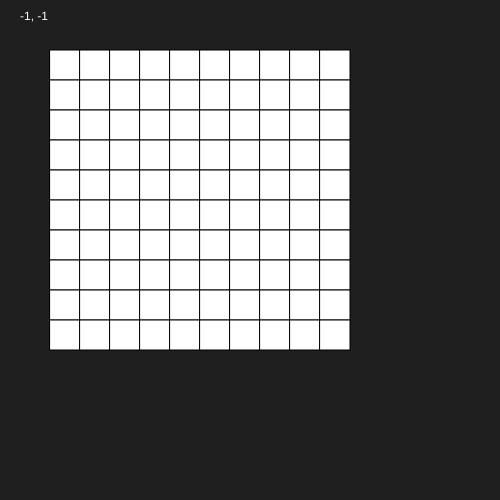
Frame 1 (no input)
Frame 60 (no input): identical to frame 1, image omitted
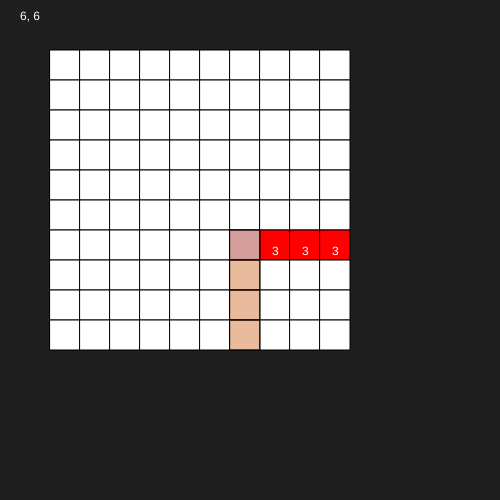
Frame 120 (the mouse pressed at the canvas centre since frame 60)

The p5.js sketch that drew these frames (run headless with seeded random() and noise() and a simulated clock; from frame 60 on, the mouse is pressed at the canvas centre):

// p5.js sketch
// ── sketch.js
var tile = [];
var size;
var tile;
var offset;
var turn;
var orientation;

function setup() {

    createCanvas(500, 500);
    size = 10;
    tile = [];
    offset = 50;
    turn = 1;
    orientation = 0;

    for (var i = 0; i < size; i++) {
        tile[i] = [];
        for (var j = 0; j < size; j++) {
            tile[i][j] = 0;
        }
    }
}

function draw() {

    background(31);
    for (var i = 0; i < tile.length; i++) {
        for (var j = 0; j < tile[0].length; j++) {

            updateColor(i, j);
            rect(30 * i + offset, 30 * j + offset, 30, 30);
            fill('#FFFFFF');
            text(abs(tile[i][j]), 30 * i + offset + 12, 30 * j + offset + 25);

        }
    }

    printShadow();
    fill(255);
    text(mapMouseX() + ", " + mapMouseY(), 20, 20);
}

function updateColor(i, j) {

    if      (tile[i][j] == 0) fill('#FFFFFF');
    else if (tile[i][j] > 0)  fill('#FF0000');
    else if (tile[i][j] < 0)  fill('#0000FF');

}

function mapMouseX() {

    var tileX = int(map(mouseX, offset, 30 * size + offset, 0, size));
    return tileX;//clamp(tileX, 0, 9);

}

function mapMouseY() {

    var tileY = int(map(mouseY, offset, 30 * size + offset, 0, size));
    return tileY;//clamp(tileY, 0, 9);

}

function clamp(value, min, max){

    if (value < min) value = min;
    else if (value > max) value = max;

    return value;

}

function mousePressed() {

    var tileX = mapMouseX();
    var tileY = mapMouseY();
    var increment = -3;

    if(turn) increment = 3;
    turn = !turn;

    if (tileX >= 0 && tileY >= 0 && tileX < size && tileY < size &&
        tile[tileX][tileY] == 0) {

        if     (orientation == 0){
            for (var i = tileX + 1; i < tile.length && i <= tileX + 5; i++)
                tile[i][tileY] += increment;
        }

        else if(orientation == 1){
            for (var j = tileY + 1; j < tile[0].length && j <= tileY + 5; j++)
                tile[tileX][j] += increment;
        }

        else if(orientation == 2){
            for (var i = tileX - 1; i >= 0 && i >= tileX - 5; i--)
                tile[i][tileY] += increment;

        }

        else if(orientation == 3){
            for (var j = tileY - 1; j >= 0 && j >= tileY - 5; j--)
                tile[tileX][j] += increment;
        }

    }
    orientation++;
    if(orientation > 3) orientation = 0;
}

function printShadow(){

    var tileX = mapMouseX();
    var tileY = mapMouseY();

    if (tileX >= 0 && tileY >= 0 && tileX < size && tileY < size) {

        fill(167, 49, 43, 120);
        rect(30 * tileX + offset, 30 * tileY + offset, 30, 30);
        fill(208, 108, 46, 120);

        if     (orientation == 0){
            for (var i = tileX + 1; i < tile.length && i <= tileX + 5; i++)
                rect(30 * i + offset, 30 * tileY + offset, 30, 30);
        }

        else if(orientation == 1){
            for (var j = tileY + 1; j < tile[0].length && j <= tileY + 5; j++)
                rect(30 * tileX + offset, 30 * j + offset, 30, 30);
        }

        else if(orientation == 2){
            for (var i = tileX - 1; i >= 0 && i >= tileX - 5; i--)
                rect(30 * i + offset, 30 * tileY + offset, 30, 30);

        }

        else if(orientation == 3){
            for (var j = tileY - 1; j >= 0 && j >= tileY - 5; j--)
                rect(30 * tileX + offset, 30 * j + offset, 30, 30);
        }

    }

}
